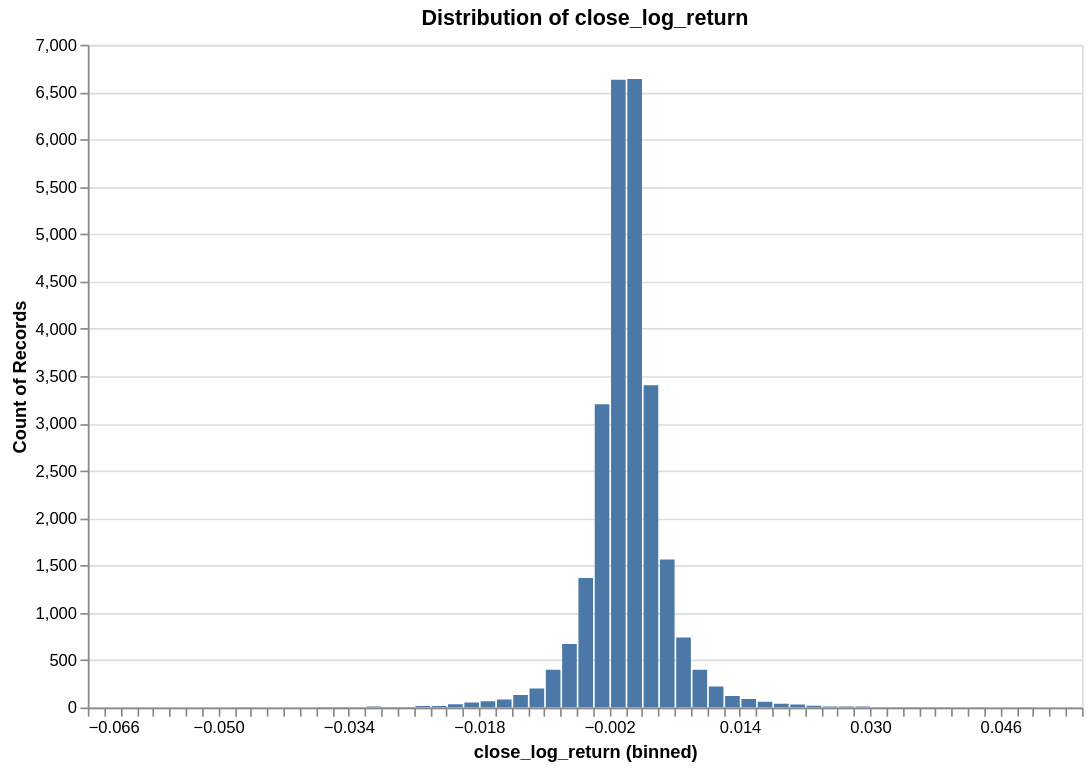

Here is the notebook cell this chart was saved with:
### Code cell
research.plot_distribution(ts, target, no_bins = 100)

### Figure 1 — Vega specification as saved in the notebook (floating-point values rounded to 4 significant figures)
{"$schema": "https://vega.github.io/schema/vega/v6.json", "data": [{"name": "param_f268f798f41c853e_store"}, {"name": "source_0", "values": [{"__count": 6637, "bin_maxbins_100_close_log_return": 0.0, "bin_maxbins_100_close_log_return_end": 0.002}, {"__count": 6630, "bin_maxbins_100_close_log_return": -0.002, "bin_maxbins_100_close_log_return_end": -1.735e-18}, {"__count": 1564, "bin_maxbins_100_close_log_return": 0.004, "bin_maxbins_100_close_log_return_end": 0.006}, {"__count": 3405, "bin_maxbins_100_close_log_return": 0.002, "bin_maxbins_100_close_log_return_end": 0.004}, {"__count": 3202, "bin_maxbins_100_close_log_return": -0.004, "bin_maxbins_100_close_log_return_end": -0.002}, {"__count": 741, "bin_maxbins_100_close_log_return": 0.006, "bin_maxbins_100_close_log_return_end": 0.008}, {"__count": 671, "bin_maxbins_100_close_log_return": -0.008, "bin_maxbins_100_close_log_return_end": -0.006}, {"__count": 400, "bin_maxbins_100_close_log_return": 0.008, "bin_maxbins_100_close_log_return_end": 0.01}, {"__count": 1368, "bin_maxbins_100_close_log_return": -0.006, "bin_maxbins_100_close_log_return_end": -0.004}, {"__count": 32, "bin_maxbins_100_close_log_return": 0.02, "bin_maxbins_100_close_log_return_end": 0.022}, {"__count": 40, "bin_maxbins_100_close_log_return": 0.018, "bin_maxbins_100_close_log_return_end": 0.02}, {"__count": 85, "bin_maxbins_100_close_log_return": -0.016, "bin_maxbins_100_close_log_return_end": -0.014}, {"__count": 2, "bin_maxbins_100_close_log_return": 0.038, "bin_maxbins_100_close_log_return_end": 0.04}, {"__count": 201, "bin_maxbins_100_close_log_return": -0.012, "bin_maxbins_100_close_log_return_end": -0.01}, {"__count": 122, "bin_maxbins_100_close_log_return": 0.012, "bin_maxbins_100_close_log_return_end": 0.014}, {"__count": 62, "bin_maxbins_100_close_log_return": 0.016, "bin_maxbins_100_close_log_return_end": 0.018}, {"__count": 1, "bin_maxbins_100_close_log_return": 0.046, "bin_maxbins_100_close_log_return_end": 0.048}, {"__count": 17, "bin_maxbins_100_close_log_return": -0.024, "bin_maxbins_100_close_log_return_end": -0.022}, {"__count": 222, "bin_maxbins_100_close_log_return": 0.01, "bin_maxbins_100_close_log_return_end": 0.012}, {"__count": 398, "bin_maxbins_100_close_log_return": -0.01, "bin_maxbins_100_close_log_return_end": -0.008}, {"__count": 66, "bin_maxbins_100_close_log_return": -0.018, "bin_maxbins_100_close_log_return_end": -0.016}, {"__count": 53, "bin_maxbins_100_close_log_return": -0.02, "bin_maxbins_100_close_log_return_end": -0.018}, {"__count": 3, "bin_maxbins_100_close_log_return": 0.036, "bin_maxbins_100_close_log_return_end": 0.038}, {"__count": 90, "bin_maxbins_100_close_log_return": 0.014, "bin_maxbins_100_close_log_return_end": 0.016}, {"__count": 10, "bin_maxbins_100_close_log_return": 0.028, "bin_maxbins_100_close_log_return_end": 0.03}, {"__count": 7, "bin_maxbins_100_close_log_return": -0.03, "bin_maxbins_100_close_log_return_end": -0.028}, {"__count": 133, "bin_maxbins_100_close_log_return": -0.014, "bin_maxbins_100_close_log_return_end": -0.012}, {"__count": 35, "bin_maxbins_100_close_log_return": -0.022, "bin_maxbins_100_close_log_return_end": -0.02}, {"__count": 12, "bin_maxbins_100_close_log_return": 0.024, "bin_maxbins_100_close_log_return_end": 0.026}, {"__count": 3, "bin_maxbins_100_close_log_return": 0.034, "bin_maxbins_100_close_log_return_end": 0.036}, {"__count": 1, "bin_maxbins_100_close_log_return": -0.056, "bin_maxbins_100_close_log_return_end": -0.054}, {"__count": 6, "bin_maxbins_100_close_log_return": -0.038, "bin_maxbins_100_close_log_return_end": -0.036}, {"__count": 19, "bin_maxbins_100_close_log_return": 0.022, "bin_maxbins_100_close_log_return_end": 0.024}, {"__count": 3, "bin_maxbins_100_close_log_return": 0.042, "bin_maxbins_100_close_log_return_end": 0.044}, {"__count": 1, "bin_maxbins_100_close_log_return": 0.044, "bin_maxbins_100_close_log_return_end": 0.046}, {"__count": 16, "bin_maxbins_100_close_log_return": -0.026, "bin_maxbins_100_close_log_return_end": -0.024}, {"__count": 1, "bin_maxbins_100_close_log_return": -0.05, "bin_maxbins_100_close_log_return_end": -0.048}, {"__count": 7, "bin_maxbins_100_close_log_return": -0.028, "bin_maxbins_100_close_log_return_end": -0.026}, {"__count": 10, "bin_maxbins_100_close_log_return": -0.032, "bin_maxbins_100_close_log_return_end": -0.03}, {"__count": 1, "bin_maxbins_100_close_log_return": -0.066, "bin_maxbins_100_close_log_return_end": -0.064}, {"__count": 3, "bin_maxbins_100_close_log_return": 0.03, "bin_maxbins_100_close_log_return_end": 0.032}, {"__count": 1, "bin_maxbins_100_close_log_return": -0.054, "bin_maxbins_100_close_log_return_end": -0.052}, {"__count": 1, "bin_maxbins_100_close_log_return": 0.054, "bin_maxbins_100_close_log_return_end": 0.056}, {"__count": 1, "bin_maxbins_100_close_log_return": 0.052, "bin_maxbins_100_close_log_return_end": 0.054}, {"__count": 12, "bin_maxbins_100_close_log_return": 0.026, "bin_maxbins_100_close_log_return_end": 0.028}, {"__count": 4, "bin_maxbins_100_close_log_return": -0.034, "bin_maxbins_100_close_log_return_end": -0.032}, {"__count": 1, "bin_maxbins_100_close_log_return": -0.042, "bin_maxbins_100_close_log_return_end": -0.04}, {"__count": 6, "bin_maxbins_100_close_log_return": -0.036, "bin_maxbins_100_close_log_return_end": -0.034}, {"__count": 2, "bin_maxbins_100_close_log_return": -0.048, "bin_maxbins_100_close_log_return_end": -0.046}, {"__count": 1, "bin_maxbins_100_close_log_return": 0.04, "bin_maxbins_100_close_log_return_end": 0.042}, {"__count": 2, "bin_maxbins_100_close_log_return": 0.032, "bin_maxbins_100_close_log_return_end": 0.034}, {"__count": 2, "bin_maxbins_100_close_log_return": 0.048, "bin_maxbins_100_close_log_return_end": 0.05}, {"__count": 1, "bin_maxbins_100_close_log_return": -0.052, "bin_maxbins_100_close_log_return_end": -0.05}]}, {"name": "source_0_y_domain___count", "values": [{"min": 1, "max": 6637}]}], "signals": [{"name": "bin_maxbins_100_close_log_return_bins", "value": {"fields": ["close_log_return"], "fname": "bin_close_log_return", "start": -0.066, "step": 0.002, "stop": 0.056}}, {"name": "unit", "value": {}, "on": [{"events": "pointermove", "update": "isTuple(group()) ? group() : unit"}]}, {"name": "param_f268f798f41c853e", "update": "vlSelectionResolve(\"param_f268f798f41c853e_store\", \"union\")"}, {"name": "param_f268f798f41c853e_close_log_return", "on": [{"events": [{"source": "view", "type": "dblclick"}], "update": "null"}, {"events": {"signal": "param_f268f798f41c853e_translate_delta"}, "update": "panLinear(param_f268f798f41c853e_translate_anchor.extent_x, -param_f268f798f41c853e_translate_delta.x / width)"}, {"events": {"signal": "param_f268f798f41c853e_zoom_delta"}, "update": "zoomLinear(domain(\"x\"), param_f268f798f41c853e_zoom_anchor.x, param_f268f798f41c853e_zoom_delta)"}]}, {"name": "param_f268f798f41c853e_tuple", "on": [{"events": [{"signal": "param_f268f798f41c853e_close_log_return"}], "update": "param_f268f798f41c853e_close_log_return ? {unit: \"\", fields: param_f268f798f41c853e_tuple_fields, values: [param_f268f798f41c853e_close_log_return]} : null"}]}, {"name": "param_f268f798f41c853e_tuple_fields", "value": [{"field": "close_log_return", "channel": "x", "type": "R"}]}, {"name": "param_f268f798f41c853e_translate_anchor", "value": {}, "on": [{"events": [{"source": "scope", "type": "pointerdown"}], "update": "{x: x(unit), y: y(unit), extent_x: domain(\"x\")}"}]}, {"name": "param_f268f798f41c853e_translate_delta", "value": {}, "on": [{"events": [{"source": "window", "between": [{"source": "scope", "type": "pointerdown"}, {"source": "window", "type": "pointerup"}], "type": "pointermove", "consume": true}], "update": "{x: param_f268f798f41c853e_translate_anchor.x - x(unit), y: param_f268f798f41c853e_translate_anchor.y - y(unit)}"}]}, {"name": "param_f268f798f41c853e_zoom_anchor", "on": [{"events": [{"source": "scope", "type": "wheel", "consume": true}], "update": "{x: invert(\"x\", x(unit)), y: invert(\"y\", y(unit))}"}]}, {"name": "param_f268f798f41c853e_zoom_delta", "on": [{"events": [{"source": "scope", "consume": true, "type": "wheel"}], "update": "pow(1.001, event.deltaY * pow(16, event.deltaMode))", "force": true}]}, {"name": "param_f268f798f41c853e_modify", "on": [{"events": {"signal": "param_f268f798f41c853e_tuple"}, "update": "modify(\"param_f268f798f41c853e_store\", param_f268f798f41c853e_tuple, true)"}]}], "marks": [{"type": "rect", "name": "marks", "from": {"data": "source_0"}, "encode": {"update": {"x2": {"field": "bin_maxbins_100_close_log_return", "scale": "x", "offset": {"signal": "0.5 + (abs(scale(\"x\", datum[\"bin_maxbins_100_close_log_return_end\"]) - scale(\"x\", datum[\"bin_maxbins_100_close_log_return\"])) < 0.25 ? -0.5 * (0.25 - (abs(scale(\"x\", datum[\"bin_maxbins_100_close_log_return_end\"]) - scale(\"x\", datum[\"bin_maxbins_100_close_log_return\"])))) : 0.5)"}}, "x": {"field": "bin_maxbins_100_close_log_return_end", "scale": "x", "offset": {"signal": "0.5 + (abs(scale(\"x\", datum[\"bin_maxbins_100_close_log_return_end\"]) - scale(\"x\", datum[\"bin_maxbins_100_close_log_return\"])) < 0.25 ? 0.5 * (0.25 - (abs(scale(\"x\", datum[\"bin_maxbins_100_close_log_return_end\"]) - scale(\"x\", datum[\"bin_maxbins_100_close_log_return\"])))) : -0.5)"}}, "y": {"field": "__count", "scale": "y"}, "y2": {"value": 0, "scale": "y"}, "fill": {"value": "#4c78a8"}}}, "interactive": true, "clip": true, "style": ["bar"]}], "scales": [{"name": "x", "type": "linear", "domain": {"signal": "[bin_maxbins_100_close_log_return_bins.start, bin_maxbins_100_close_log_return_bins.stop]"}, "range": [0, {"signal": "width"}], "bins": {"signal": "bin_maxbins_100_close_log_return_bins"}, "zero": false, "domainRaw": {"signal": "param_f268f798f41c853e[\"close_log_return\"]"}}, {"name": "y", "type": "linear", "domain": [{"signal": "(data(\"source_0_y_domain___count\")[0] || {}).min"}, {"signal": "(data(\"source_0_y_domain___count\")[0] || {}).max"}], "range": [{"signal": "height"}, 0], "zero": true, "nice": true}], "axes": [{"scale": "y", "minExtent": 0, "zindex": 0, "grid": true, "labels": false, "ticks": false, "orient": "left", "tickCount": {"signal": "ceil(height/40)"}, "domain": false, "gridScale": "x", "aria": false, "maxExtent": 0}, {"scale": "x", "tickCount": {"signal": "ceil(width/10)"}, "orient": "bottom", "zindex": 0, "grid": false, "title": "close_log_return (binned)", "labelFlush": true, "labelOverlap": true}, {"scale": "y", "grid": false, "orient": "left", "zindex": 0, "labelOverlap": true, "title": "Count of Records", "tickCount": {"signal": "ceil(height/40)"}}], "title": {"text": "Distribution of close_log_return", "frame": "group"}, "background": "white", "height": 400, "width": 600, "style": "cell", "padding": 5}
